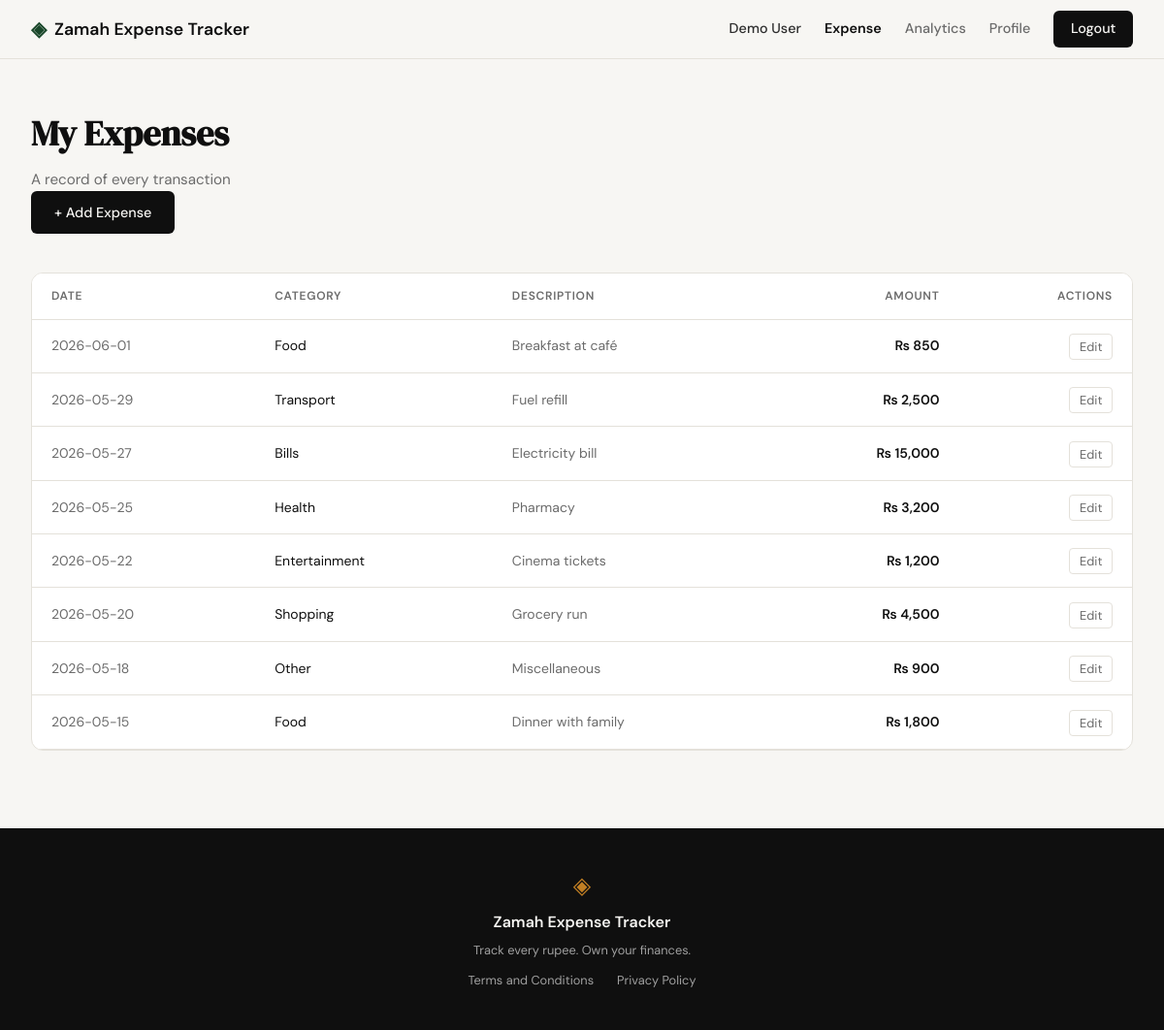
The app's page /expenses (signed in), older data.
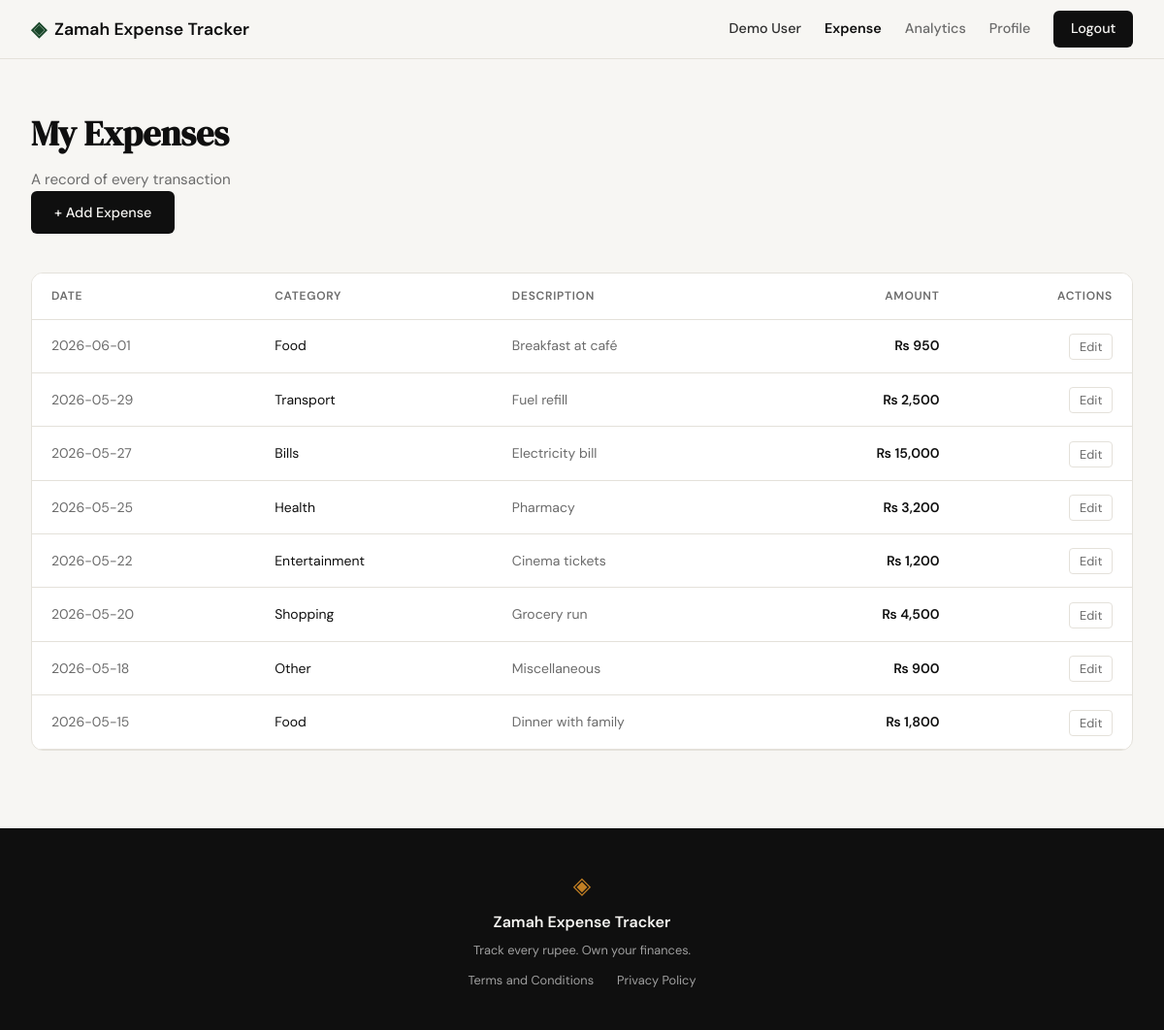
The same page, newer data.
### tables this page shows
CREATE TABLE expenses (
            id          INTEGER PRIMARY KEY AUTOINCREMENT,
            user_id     INTEGER NOT NULL,
            amount      REAL    NOT NULL,
            category    TEXT    NOT NULL,
            date        TEXT    NOT NULL,
            description TEXT,
            created_at  TEXT    DEFAULT (datetime('now')),
            FOREIGN KEY (user_id) REFERENCES users(id)
        );

### app.py (the view)
@app.route("/expenses")
def expense_list():
    if not session.get("user_id"):
        return redirect(url_for("login"))
    expenses = get_expenses(session["user_id"])
    return render_template("expenses.html", expenses=expenses)

### database/db.py (called while the page is built)
def get_db():
    path = current_app.config.get("DATABASE", DB_PATH) if has_app_context() else DB_PATH
    if path == ":memory:":
        conn = sqlite3.connect("file::memory:?cache=shared", uri=True)
    else:
        conn = sqlite3.connect(path)
    conn.row_factory = sqlite3.Row
    conn.execute("PRAGMA foreign_keys = ON")
    return conn

def get_expenses(user_id):
    db = get_db()
    rows = db.execute(
        "SELECT * FROM expenses WHERE user_id = ? ORDER BY date DESC", (user_id,)
    ).fetchall()
    db.close()
    return rows

### templates/expenses.html (shortened to what this page needs)
{% extends "base.html" %}
{% block content %}
<section class="dashboard-section">
    <div class="dashboard-container">
        <div class="dashboard-header">
            <div>
                <h1 class="dashboard-title">My Expenses</h1>
                <p class="dashboard-subtitle">A record of every transaction</p>
            </div>
            <div>
                <a href="{{ url_for('add_expense') }}" class="btn-primary">+ Add Expense</a>
            </div>
        </div>
        {% if expenses %}
        <div class="summary-card" style="padding: 0; overflow: hidden;">
            <table style="width: 100%; border-collapse: collapse;">
                <thead>
                    <tr style="border-bottom: 1px solid var(--border); background: var(--paper-card);">
                        <th style="padding: 0.85rem 1.25rem; text-align: left; font-size: 0.75rem; text-transform: uppercase; letter-spacing: 0.06em; color: var(--ink-muted); font-weight: 600;">Date</th>
                        <th style="padding: 0.85rem 1.25rem; text-align: left; font-size: 0.75rem; text-transform: uppercase; letter-spacing: 0.06em; color: var(--ink-muted); font-weight: 600;">Category</th>
                        <th style="padding: 0.85rem 1.25rem; text-align: left; font-size: 0.75rem; text-transform: uppercase; letter-spacing: 0.06em; color: var(--ink-muted); font-weight: 600;">Description</th>
                        <th style="padding: 0.85rem 1.25rem; text-align: right; font-size: 0.75rem; text-transform: uppercase; letter-spacing: 0.06em; color: var(--ink-muted); font-weight: 600;">Amount</th>
                        <th style="padding: 0.85rem 1.25rem; text-align: right; font-size: 0.75rem; text-transform: uppercase; letter-spacing: 0.06em; color: var(--ink-muted); font-weight: 600;">Actions</th>
                    </tr>
                </thead>
                <tbody>
                    {% for expense in expenses %}
                    <tr style="border-bottom: 1px solid var(--border);">
                        <td style="padding: 0.9rem 1.25rem; color: var(--ink-muted); font-size: 0.875rem; white-space: nowrap;">{{ expense.date }}</td>
                        <td style="padding: 0.9rem 1.25rem; color: var(--ink); font-size: 0.875rem;">{{ expense.category }}</td>
                        <td style="padding: 0.9rem 1.25rem; color: var(--ink-muted); font-size: 0.875rem;">{{ expense.description or '—' }}</td>
                        <td style="padding: 0.9rem 1.25rem; text-align: right; color: var(--ink); font-size: 0.875rem; font-weight: 600; white-space: nowrap;">₨ {{ "{:,.0f}".format(expense.amount) }}</td>
                        <td style="padding: 0.9rem 1.25rem; text-align: right; white-space: nowrap;">
                            <a href="{{ url_for('edit_expense', id=expense.id) }}" style="font-size: 0.8rem; color: var(--ink-muted); text-decoration: none; border: 1px solid var(--border); border-radius: 4px; padding: 0.25rem 0.6rem;">Edit</a>
                        </td>
                    </tr>
                    {% endfor %}
                </tbody>
            </table>
        </div>
        {% else %}
        <div class="summary-card" style="text-align: center; padding: 3rem 1.5rem;">
            <p style="color: var(--ink-muted); font-size: 1rem; margin: 0 0 1.25rem;">No expenses yet. Add your first one!</p>
            <a href="{{ url_for('add_expense') }}" class="btn-primary">+ Add Expense</a>
        </div>
        {% endif %}
    </div>
</section>
{% endblock %}

Row changes from the older to the newer data that the page shows:
changed expenses "Breakfast at café": amount "850" → "950"
